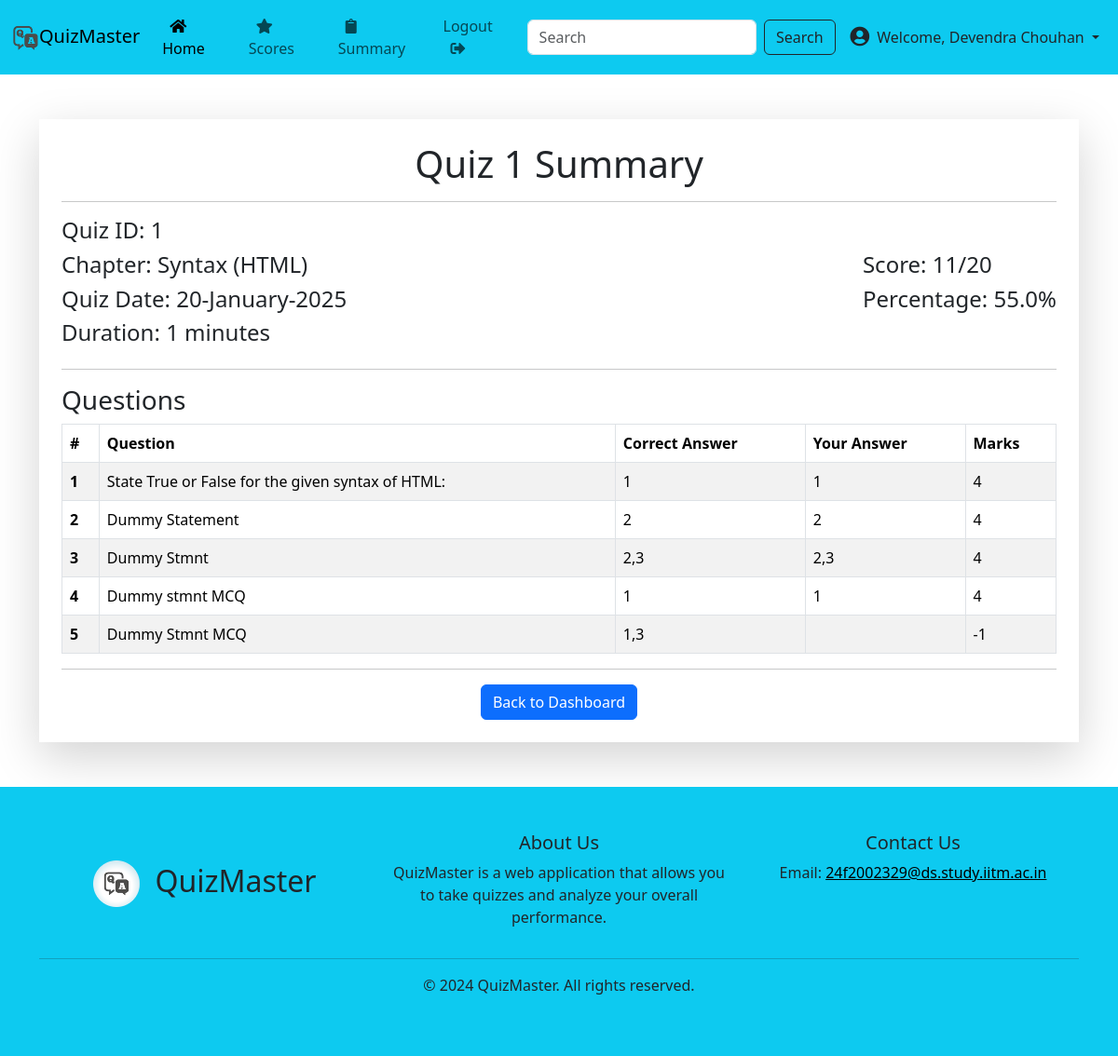
/user/quiz_score/1 (signed in), run on the app's committed database.
### app/models/models.py (models this page shows)
class Quiz(db.Model):
    id = db.Column(db.Integer, primary_key=True)
    quiz_date = db.Column(db.DateTime, nullable=True)
    quiz_endtime = db.Column(db.DateTime, nullable=True)
    duration = db.Column(db.Integer, nullable=False)
    status = db.Column(db.String(20), default='pending')
    chapter_id = db.Column(db.Integer, db.ForeignKey('chapter.id'), nullable=False)
    questions = db.relationship('Question', backref='quiz', lazy=True)

class Chapter(db.Model):
    id = db.Column(db.Integer, primary_key=True)
    name = db.Column(db.String(100), nullable=False)
    subject_id = db.Column(db.Integer, db.ForeignKey('subject.id'), nullable=False)
    quizzes = db.relationship('Quiz', backref='chapter', lazy=True)

class Subject(db.Model):
    id = db.Column(db.Integer, primary_key=True)
    name = db.Column(db.String(100), nullable=False)
    desc = db.Column(db.String(200), nullable=True)
    chapters = db.relationship('Chapter', backref='subject', lazy=True)

class Result(db.Model):
    id = db.Column(db.Integer, primary_key=True)
    user_id = db.Column(db.Integer, db.ForeignKey('user.id'), nullable=False)
    quiz_id = db.Column(db.Integer, db.ForeignKey('quiz.id'), nullable=False)
    score = db.Column(db.Integer, nullable=False)
    total_questions = db.Column(db.Integer, nullable=False)
    attempted_questions = db.Column(db.Integer, nullable=False)
    correct_answers = db.Column(db.Integer, nullable=False)
    partially_correct_answers = db.Column(db.Integer, nullable=False)
    wrong_answers = db.Column(db.Integer, nullable=False)
    skipped_questions = db.Column(db.Integer, nullable=False)
    status = db.Column(db.String(20), default='attempted')  # New status field
    created_at = db.Column(db.DateTime, default=datetime.now)
    total_marks_quiz = db.Column(db.Integer, nullable=False)
    user = db.relationship('User', backref='results', lazy=True)
    quiz = db.relationship('Quiz', backref='results', lazy=True)

class QuizAttempt(db.Model):
    id = db.Column(db.Integer, primary_key=True)
    quiz_id = db.Column(db.Integer, db.ForeignKey('quiz.id'), nullable=False)
    user_id = db.Column(db.Integer, db.ForeignKey('user.id'), nullable=False)
    question_id = db.Column(db.Integer, db.ForeignKey('question.id'), nullable=False)
    answers = db.Column(db.String(500), nullable=False)
    attempt_date = db.Column(db.DateTime, nullable=False, default=datetime.utcnow)
    user = db.relationship('User', backref='quiz_attempts', lazy=True)
    question = db.relationship('Question', backref='quiz_attempts', lazy=True)
    quiz = db.relationship('Quiz', backref='quiz_attempts', lazy=True)

class Question(db.Model):
    id = db.Column(db.Integer, primary_key=True)
    title = db.Column(db.String(200), nullable=False)
    text = db.Column(db.String(500), nullable=False)
    type = db.Column(db.String(20), nullable=False)
    quiz_id = db.Column(db.Integer, db.ForeignKey('quiz.id'), nullable=False)
    option1 = db.Column(db.String(200), nullable=True)
    option2 = db.Column(db.String(200), nullable=True)
    option3 = db.Column(db.String(200), nullable=True)
    option4 = db.Column(db.String(200), nullable=True)
    correct_options = db.Column(db.String(200), nullable=False)
    marks = db.Column(db.Integer, nullable=False, default=4)
    negative_marks = db.Column(db.Integer, nullable=False, default=0)
    question_image = db.Column(db.String(200), nullable=True, default="")
    option1_image = db.Column(db.String(200), nullable=True, default="")
    option2_image = db.Column(db.String(200), nullable=True, default="")
    option3_image = db.Column(db.String(200), nullable=True, default="")
    option4_image = db.Column(db.String(200), nullable=True, default="")

### app/routes/user.py (the view)
@user_blueprint.route('quiz_score/<int:quiz_id>')
def quiz_score(quiz_id):
    quiz = Quiz.query.get(quiz_id)
    if not quiz:
        flash('Quiz not found!', 'error')
        return redirect(url_for('user.dashboard'))
    user_id = session.get('user_id')
    if not user_id:
        flash('You must be logged in to view quiz scores.', 'error')
        return redirect(url_for('auth.user_login'))
    result = Result.query.filter_by(user_id=user_id, quiz_id=quiz_id).first()
    if not result:
        flash('Quiz not attempted yet.', 'error')
        return redirect(url_for('user.dashboard'))
    quiz_data = QuizAttempt.query.filter_by(user_id=user_id, quiz_id=quiz_id).all()
    questions = Question.query.filter_by(quiz_id=quiz_id).all()
    return render_template('user/quiz_score.html', quiz=quiz, result=result, quiz_data=quiz_data, questions=questions)

### app/filters.py (called while the page is built)
def to_set(value):
    return set(value.split(','))

### app/templates/user/quiz_score.html
{% extends "base.html" %}
{% block content %}
<section class="vh-90 content">
    <div class="container my-5">
        <div class="shadow-lg p-4">
            <h1 class="text-center">Quiz {{quiz.id}} Summary</h1>
            <hr>
            <div class="d-flex justify-content-between align-items-center">
                <div>
                    <h4>Quiz ID: {{ quiz.id }}</h4>
                    <h4>Chapter: {{ quiz.chapter.name }} ({{ quiz.chapter.subject.name }})</h4>
                    <h4>Quiz Date: {{ quiz.quiz_date.strftime('%d-%B-%Y') }}</h4>
                    <h4>Duration: {{ quiz.duration }} minutes</h4>
                </div>
                <div>
                    <h4>Score: {{ result.score }}/{{ result.total_marks_quiz }}</h4>
                    <h4>Percentage: {{ ((result.score / result.total_marks_quiz) * 100) | round(2) }}%</h4>
                </div>
            </div>
            <hr>
            <h3>Questions</h3>
            <table class="table table-striped table-bordered">
                <thead>
                    <tr>
                        <th scope="col">#</th>
                        <th scope="col">Question</th>
                        <th scope="col">Correct Answer</th>
                        <th scope="col">Your Answer</th>
                        <th scope="col">Marks</th>
                    </tr>
                </thead>
                <tbody>
                    {% for data in quiz_data %}
                    <tr>
                        <th scope="row">{{ loop.index }}</th>
                        <td>{{ data.question.text }}</td>
                        <td>{{ data.question.correct_options }}</td>
                        <td>{{ (data.answers).replace("option","") }}</td>
                        {% set correct_options = data.question.correct_options|to_set %}
                        {% set user_answers = (data.answers).replace("option","")|to_set %}
                        {% if correct_options == user_answers %}
                            <td>{{ data.question.marks }}</td>
                        {% elif correct_options.issubset(user_answers) %}
                            <td>{{ data.question.marks / correct_options|length }}</td>
                        {% elif (user_answers not in correct_options) and user_answers != "" %}
                            <td>-1</td>
                        {% else %}
                            <td>0</td>
                        {% endif %}
                    </tr>
                    {% endfor %}
                </tbody>
            </table>
            <hr>
            <div class="text-center">
            <a href="{{ url_for('user.dashboard') }}" class="btn btn-primary">Back to Dashboard</a>
            </div>
        </div>
    </div>
</section>
{% endblock %}

### app/static/css/style.css (style rules this page uses)
body, html { height: 90vh; }
.content { min-height: 80vh; }

### data on the page
Quiz: id "1", quiz_date "20-January-2025", duration "1"
Chapter: chapter.name "Syntax"
Subject: chapter.subject.name "HTML"
Result: score "11", total_marks_quiz "20", ((result.score/result.total_marks_quiz)*100)|round(2) "55.0"
QuizAttempt: question.text "State True or False for the given syntax of HTML:", question.correct_options "1", answers "1", question.marks "4"
QuizAttempt: question.text "Dummy Statement", question.correct_options "2", answers "2", question.marks "4"
QuizAttempt: question.text "Dummy Stmnt", question.correct_options "2,3", answers "2,3", question.marks "4"
QuizAttempt: question.text "Dummy stmnt MCQ", question.correct_options "1", answers "1", question.marks "4"
QuizAttempt: question.text "Dummy Stmnt MCQ", question.correct_options "1,3", shows "-1"

### other printed values
{{ session.get('full_name') or 'Profile' }} "Devendra Chouhan"
